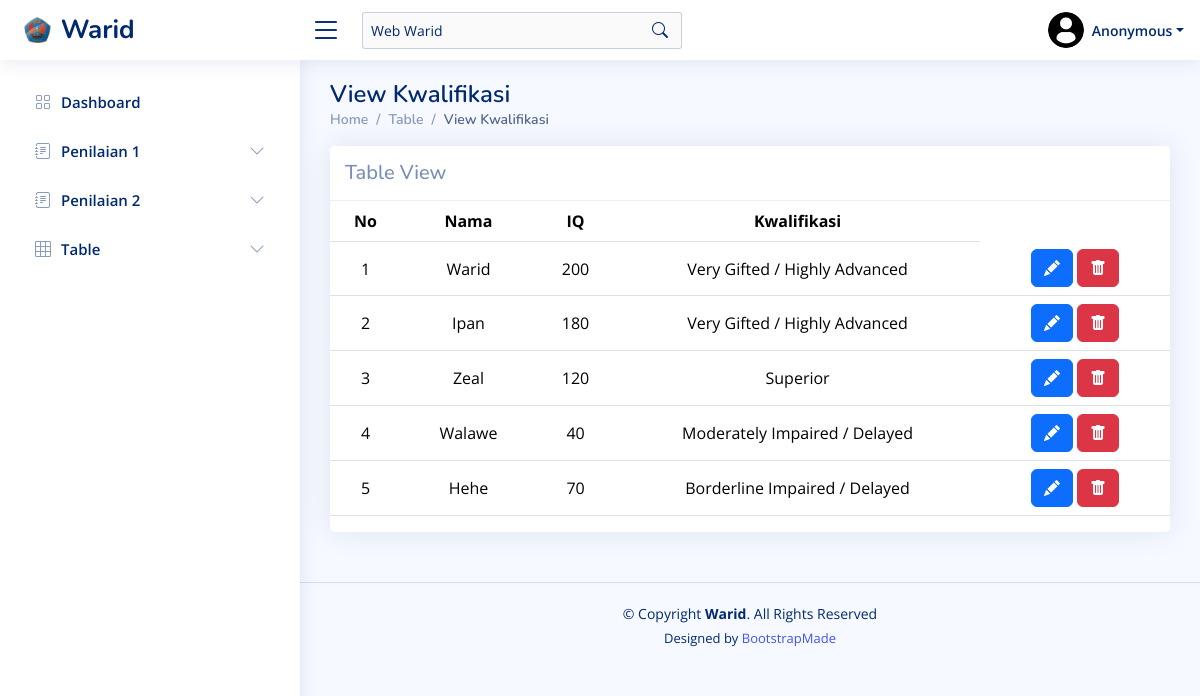
The app's page /?page=tabel_kwalifikasi with its own data.
### tables this page shows
CREATE TABLE `kwalifikasi` (
  `id` int(10) NOT NULL,
  `nama` varchar(50) NOT NULL,
  `iq` int(10) NOT NULL,
  `kwalifikasi` varchar(50) NOT NULL
);

### assets/components/penilaian/tabel/tabel_kwalifikasi.php (the view, shortened to what this page needs)
<main id="main" class="main">
  <div class="pagetitle">
    <h1>View Kwalifikasi</h1>
    <nav>
      <ol class="breadcrumb">
        <li class="breadcrumb-item"><a href="?page=dashboard">Home</a></li>
        <li class="breadcrumb-item">Table</li>
        <li class="breadcrumb-item active">View Kwalifikasi</li>
      </ol>
    </nav>
  </div>
  <section class="section">
    <div class="row">
      <div class="col-lg-12">
        <div class="card">
          <h5 class="card-header">Table View</h5>
          <div class="table-responsive text-nowrap">
            <table class="table" style="text-align:center">
              <thead>
                <tr>
                  <th>No</th>
                  <th>Nama</th>
                  <th>IQ</th>
                  <th>Kwalifikasi</th>
                </tr>
              </thead>
              <tbody class="table-border-bottom-0">
                <?php
                $no = 1;
                $result = mysqli_query($koneksi, "SELECT * from kwalifikasi");
                while ($data = mysqli_fetch_assoc($result)) {
                ?>
                  <tr>
                    <td><?php echo $no++; ?></td>
                    <td><?php echo $data['nama']; ?></td>
                    <td><?php echo $data['iq']; ?></td>
                    <td><?php echo $data['kwalifikasi']; ?></td>
                    <td>
                      <a href="?page=tabel_kwalifikasi&tableName=kwalifikasi&alert=EditData&id=<?php echo $data['id']; ?>" class="btn btn-primary"><i class="bi bi-pencil-fill" style="color: white;"></i></a>
                      <a href="?page=tabel_kwalifikasi&tableName=kwalifikasi&alert=ConfirmationDelete&id=<?php echo $data['id']; ?>" class="btn btn-danger"><i class="bi bi-trash-fill" style="color: white;"></i></a>
                    </td>
                  </tr><?php } ?>
              </tbody>
            </table>
          </div>
        </div>
      </div>
    </div>
  </section>
</main>

### index.php (shortened to what this page needs)
<!DOCTYPE html>
<html lang="en">
<head>
  <link href="assets/vendor/bootstrap/css/bootstrap.min.css" rel="stylesheet">
  <link href="assets/vendor/bootstrap-icons/bootstrap-icons.css" rel="stylesheet">
  <link href="assets/vendor/boxicons/css/boxicons.min.css" rel="stylesheet">
  <link href="assets/vendor/quill/quill.snow.css" rel="stylesheet">
  <link href="assets/vendor/quill/quill.bubble.css" rel="stylesheet">
  <link href="assets/vendor/remixicon/remixicon.css" rel="stylesheet">
  <link href="assets/vendor/simple-datatables/style.css" rel="stylesheet">
  <link rel="stylesheet" href="https://cdn.datatables.net/1.13.6/css/jquery.dataTables.min.css">
  <link rel="stylesheet" href="https://cdn.datatables.net/buttons/2.4.1/css/buttons.dataTables.min.css">
  <link href="assets/css/style.css" rel="stylesheet">
</head>
<body>
  <?php
  include "assets/components/koneksi.php";
  ?>
  <?php include 'assets/components/header.php'; ?>
  <?php
  $dashboard_sidebar = "collapsed";
  ?>
  <?php
  if (!isset($_GET['page'])) {
    $page = 'dashboard';
  } else {
    $page = $_GET['page'];
  }
  if (isset($_SESSION['user']) && $_SESSION['role'] == "admin") {
    switch ($page) {
      case 'dashboard':
        include 'assets/components/dashboard.php';
        break;
      case 'login':
        include 'assets/auth/login.php';
        break;
      case 'login_act':
        include 'assets/auth/login_act.php';
        break;
      case 'logout':
        include 'assets/auth/logout.php';
        break;
      case 'kereta':
        include 'assets/components/penilaian/form/kereta.php';
        break;
      case 'rapor':
        include 'assets/components/penilaian/form/rapor.php';
        break;
      case 'kwalifikasi':
        include 'assets/components/penilaian/form/kwalifikasi.php';
        break;
      case 'seragam':
        include 'assets/components/penilaian/form/seragam.php';
        break;
      case 'gaji':
        include 'assets/components/penilaian/form/gaji.php';
        break;
      case 'tabel_kereta':
        include 'assets/components/penilaian/tabel/tabel_kereta.php';
        break;
      case 'tabel_rapor':
        include 'assets/components/penilaian/tabel/tabel_rapor.php';
        break;
      case 'tabel_kwalifikasi':
        include 'assets/components/penilaian/tabel/tabel_kwalifikasi.php';
        break;
      case 'tabel_seragam':
        include 'assets/components/penilaian/tabel/tabel_seragam.php';
        break;
      case 'tabel_gaji':
        include 'assets/components/penilaian/tabel/tabel_gaji.php';
        break;
      case 'delete':
        include 'assets/components/penilaian/action/delete.php';
        break;
      case 'update':
        include 'assets/components/penilaian/action/update.php';
        break;
      case 'user':
        include 'assets/components/sim_akademik_warid/user.php';
        break;
      case 'siswa':
        include 'assets/components/sim_akademik_warid/siswa.php';
        break;
      case 'mapel':
        include 'assets/components/sim_akademik_warid/mapel.php';
        break;
      case 'kelas':
        include 'assets/components/sim_akademik_warid/kelas.php';
        break;
      case 'transaksi':
        include 'assets/components/sim_akademik_warid/transaksi.php';
        break;
      case 'delete_sim':
        include 'assets/components/sim_akademik_warid/delete_sim.php';
        break;
      default:
        include 'assets/components/main/dashboard.php';
        break;
    }
  } else{
    switch ($page) {
      case 'tabel_kwalifikasi':
        include 'assets/components/penilaian/tabel/tabel_kwalifikasi.php';
        break;
    }
  }
  ?>
  <?php include "assets/components/sidebar.php"; ?>
  <?php include 'assets/components/footer.php' ?>
</body>
</html>

### assets/components/header.php (shortened to what this page needs)
<header id="header" class="header fixed-top d-flex align-items-center">
  <div class="d-flex align-items-center justify-content-between">
    <a href="?page=dashboard" class="logo d-flex align-items-center">
      <img src="assets/img/logo.png" alt="">
      <span class="d-none d-lg-block">Warid</span>
    </a>
    <i class="bi bi-list toggle-sidebar-btn"></i>
  </div>
  <div class="search-bar">
    <div class="search-form d-flex align-items-center">
      <input type="text" name="query" placeholder="Web Warid" title="Web Warid" value="Web Warid" disabled>
      <button><i class="bi bi-search"></i></button>
    </div>
  </div>
  <nav class="header-nav ms-auto">
    <ul class="d-flex align-items-center">
      <?php if (!isset($_SESSION['user'])) {
      ?>
        <li class="nav-item dropdown pe-3">
          <a class="nav-link nav-profile d-flex align-items-center pe-0" href="#" data-bs-toggle="dropdown">
            <img src="assets/img/profile-user.png" alt="Profile" class="rounded-circle">
            <span class="d-none d-md-block dropdown-toggle ps-2">Anonymous</span>
          </a>
        </li>
      <?php } ?>
    </ul>
  </nav>
</header>

### assets/components/sidebar.php (shortened to what this page needs)
<aside id="sidebar" class="sidebar">
  <ul class="sidebar-nav" id="sidebar-nav">
    <li class="nav-item">
      <a class="nav-link <?php echo $dashboard_sidebar; ?>" href="index.php">
        <i class="bi bi-grid"></i>
        <span>Dashboard</span>
      </a>
    </li>
    <li class="nav-item">
      <a class="nav-link collapsed" data-bs-target="#penilaian-1" data-bs-toggle="collapse" href="#">
        <i class="bi bi-journal-text"></i><span>Penilaian 1</span><i class="bi bi-chevron-down ms-auto"></i>
      </a>
    </li>
    <li class="nav-item">
      <a class="nav-link collapsed" data-bs-target="#penilaian-2" data-bs-toggle="collapse" href="#">
        <i class="bi bi-journal-text"></i><span>Penilaian 2</span><i class="bi bi-chevron-down ms-auto"></i>
      </a>
    </li>
    <li class="nav-item">
      <a class="nav-link collapsed" data-bs-target="#table-view" data-bs-toggle="collapse" href="#">
        <i class="bi bi-grid-3x3"></i><span>Table</span><i class="bi bi-chevron-down ms-auto"></i>
      </a>
    </li>
</aside>

### assets/components/footer.php
<footer id="footer" class="footer">
    <div class="copyright">
      &copy; Copyright <strong><span>Warid</span></strong>. All Rights Reserved
    </div>
    <div class="credits">
      Designed by <a href="https://bootstrapmade.com/">BootstrapMade</a>
    </div>
</footer>

### assets/css/style.css (style rules this page uses)
:root { scroll-behavior: smooth; }
body { font-family: "Open Sans", sans-serif; background: #f6f9ff; color: #444444; }
a { color: #4154f1; text-decoration: none; }
h1, h2, h3, h4, h5, h6 { font-family: "Nunito", sans-serif; }
table * { text-align: center; }
table { width: 100%; }
td { vertical-align: middle; word-wrap: break-word; word-break: normal; max-width: 200px; white-space: normal; }
#main { margin-top: 60px; padding: 20px 30px; transition: all 0.3s; }
.pagetitle { margin-bottom: 10px; }
.pagetitle h1 { font-size: 24px; margin-bottom: 0; font-weight: 600; color: #012970; }
.card { margin-bottom: 30px; border: none; border-radius: 5px; box-shadow: 0px 0 30px rgba(1, 41, 112, 0.1); }
.card-header, .card-footer { border-color: #ebeef4; background-color: #fff; color: #798eb3; padding: 15px; }
.breadcrumb { font-size: 14px; font-family: "Nunito", sans-serif; color: #899bbd; font-weight: 600; }
.breadcrumb a { color: #899bbd; transition: 0.3s; }
.breadcrumb .breadcrumb-item::before { color: #899bbd; }
.breadcrumb .active { color: #51678f; font-weight: 600; }
.logo { line-height: 1; }
@media (min-width: 1200px) { .logo { width: 280px; } }
.logo img { max-height: 26px; margin-right: 6px; }
.logo span { font-size: 26px; font-weight: 700; color: #012970; font-family: "Nunito", sans-serif; }
.header { transition: all 0.5s; z-index: 997; height: 60px; box-shadow: 0px 2px 20px rgba(1, 41, 112, 0.1); background-color: #fff; padding-left: 20px; }
.header .toggle-sidebar-btn { font-size: 32px; padding-left: 10px; cursor: pointer; color: #012970; }
.header .search-bar { min-width: 360px; padding: 0 20px; }
.header .search-form { width: 100%; }
.header .search-form input { border: 0; font-size: 14px; color: #012970; border: 1px solid rgba(1, 41, 112, 0.2); padding: 7px 38px 7px 8px; border-radius: 3px; transition: 0.3s; width: 100%; }
.header .search-form button { border: 0; padding: 0; margin-left: -30px; background: none; }
.header .search-form button i { color: #012970; }
.header-nav ul { list-style: none; }
.header-nav > ul { margin: 0; padding: 0; }
.header-nav .nav-profile { color: #012970; }
.header-nav .nav-profile img { max-height: 36px; }
.header-nav .nav-profile span { font-size: 14px; font-weight: 600; }
.sidebar { position: fixed; top: 60px; left: 0; bottom: 0; width: 300px; z-index: 996; transition: all 0.3s; padding: 20px; overflow-y: auto; scrollbar-width: thin; scrollbar-color: #aab7cf transparent; box-shadow: 0px 0px 20px rgba(1, 41, 112, 0.1); background-color: #fff; }
@media (min-width: 1200px) { #main, #footer { margin-left: 300px; } }
.sidebar-nav { padding: 0; margin: 0; list-style: none; }
.sidebar-nav li { padding: 0; margin: 0; list-style: none; }
.sidebar-nav .nav-item { margin-bottom: 5px; }
.sidebar-nav .nav-link { display: flex; align-items: center; font-size: 15px; font-weight: 600; color: #4154f1; transition: 0.3; background: #f6f9ff; padding: 10px 15px; border-radius: 4px; }
.sidebar-nav .nav-link i { font-size: 16px; margin-right: 10px; color: #4154f1; }
.sidebar-nav .nav-link.collapsed { color: #012970; background: #fff; }
.sidebar-nav .nav-link.collapsed i { color: #899bbd; }
.sidebar-nav .nav-link .bi-chevron-down { margin-right: 0; transition: transform 0.2s ease-in-out; }
.footer { padding: 20px 0; font-size: 14px; transition: all 0.3s; border-top: 1px solid #cddfff; }
.footer .copyright { text-align: center; color: #012970; }
.footer .credits { padding-top: 5px; text-align: center; font-size: 13px; color: #012970; }

### records on screen
kwalifikasi: nama "Warid", iq "200", kwalifikasi "Very Gifted / Highly Advanced"
kwalifikasi: nama "Ipan", iq "180", kwalifikasi "Very Gifted / Highly Advanced"
kwalifikasi: nama "Zeal", iq "120", kwalifikasi "Superior"
kwalifikasi: nama "Walawe", iq "40", kwalifikasi "Moderately Impaired / Delayed"
kwalifikasi: nama "Hehe", iq "70", kwalifikasi "Borderline Impaired / Delayed"
